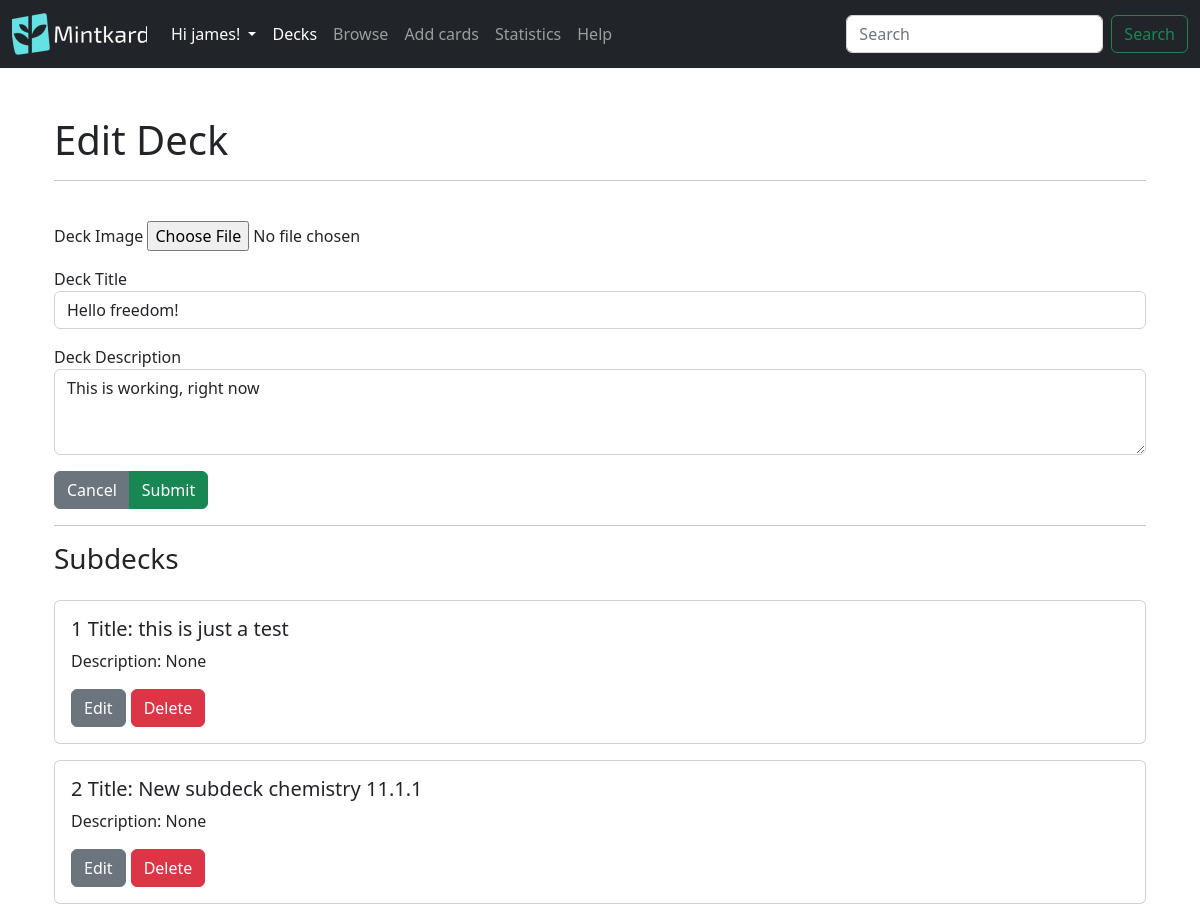
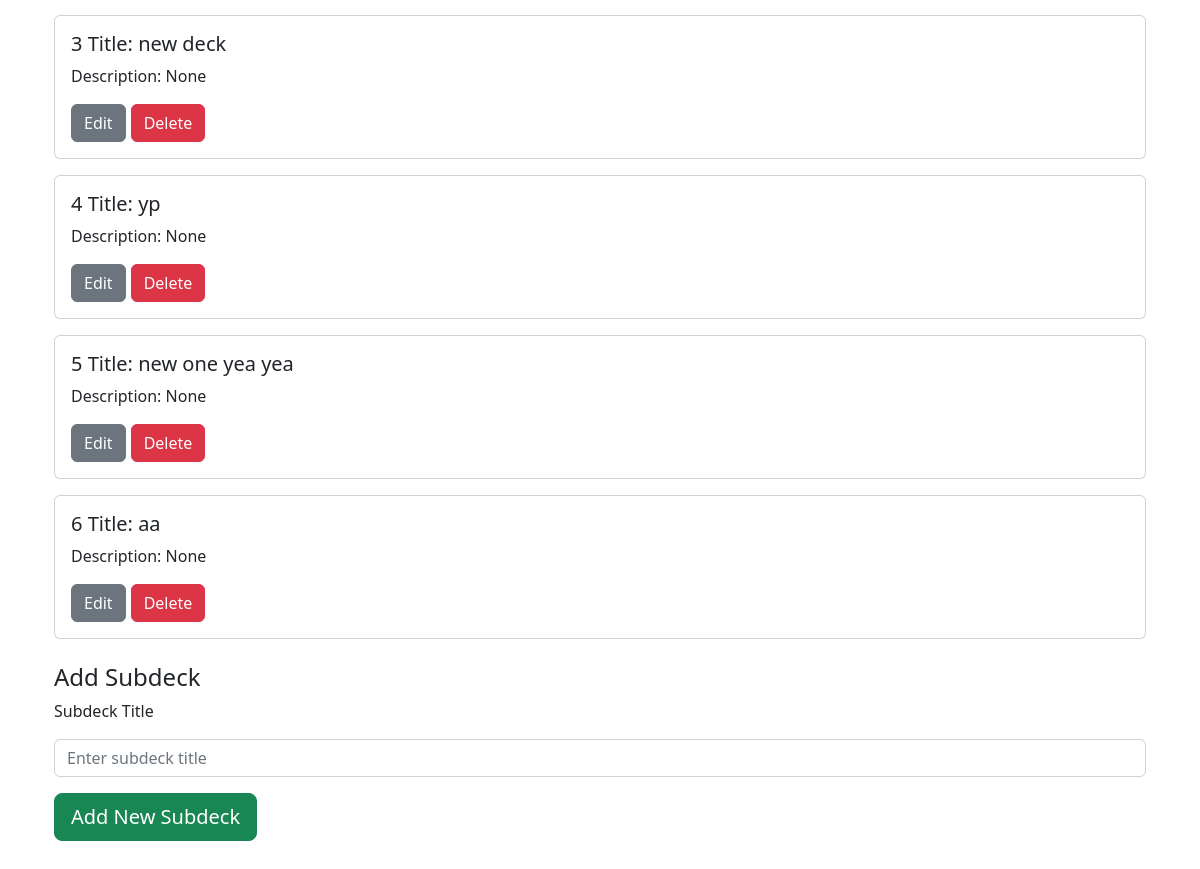
Page /decks/edit-deck/18 (signed in) on the committed database (2 pictures, top to bottom).
### mintkard/models.py (models this page shows, shortened)
class User(db.Model,UserMixin):
    id = db.Column(db.Integer,primary_key= True)
    username = db.Column(db.String(100), unique = True)
    email = db.Column(db.String(75),unique=True)
    password = db.Column(db.String(150))
    decks = db.relationship('Deck',backref = 'user_decks',lazy=True)#stores all the decks that the owner owns, in the parents class

class Deck(db.Model):
    id = db.Column(db.Integer, primary_key=True)
    name = db.Column(db.String(100),nullable=False)
    description = db.Column(db.String(100))
    date = db.Column(db.DateTime(timezone=True),default=func.now())
    parent_id = db.Column(db.Integer, db.ForeignKey('deck.id'))#This is the foreign key for the parent deck
    children_deck = db.relationship('Deck',backref=db.backref('parent', remote_side=[id]),primaryjoin='Deck.parent_id == Deck.id')#This is the relationship for the child deck, the backref is the parent deck, the primaryjoin is the foreign key for the child deck
    cards = db.relationship('Card',lazy= True,cascade='all, delete-orphan',backref='deck')#cascade will delete all the cards in the deck if its deleted
    user_id = db.Column(db.Integer, db.ForeignKey('user.id'))
    '''allows a string output'''
    def delete(self):
        pass

### mintkard/decks.py (the view, shortened to what this page needs)
@login_required
@decks.route('/edit-deck/<int:deck_id>',methods=['GET','POST'])
def edit_deck(deck_id):
    try:
        current_deck = Deck.query.filter_by(id=deck_id,user_id =current_user.id).first()#.all()    parent_id=None,
    except Exception as e:
        flash('Error : {}'.format(e),category='danger')
    if current_deck is None:
        flash('Deck id cannot be found',category='danger')
        return redirect(url_for('decks.decks_route'),code=301)
    return render_template("edit_deck.html",deck=current_deck)

### mintkard/decks.py (called while the page is built)
@decks.before_request
@login_required
def before_request():
    g.fmanager = FlashcardManager(user=current_user.id, app=current_app)
    g.fmanagerstats = FlashcardManagerStats(user=current_user.id, app=current_app)
    g.fmanagerstats_public = FlashcardManagerPublicStats(user=None,app=current_app)#there is no user as it gets the apps average data

### mintkard/templates/edit_deck.html (shortened to what this page needs)
{% extends 'layout.html' %}
{% block body %}
<div class="container my-5">
  <h1>
    Edit Deck
  </h1>
  <hr>
  <br>
  <form method="post">
    <div class="d-grid gap-3">
      <div class="form-group">
        <label for="deckImage">Deck Image</label>
        <input type="file" class="form-control-file" id="deckImage">
      </div>
      <div class="form-group">
        <label for="deckTitle">Deck Title</label>
        <input type="text" class="form-control" name="name" value="{{deck.name}}">
      </div>
      <div class="form-group">
        <label for="deckDescription">Deck Description</label>
        <textarea class="form-control" name="description" rows="3">{{deck.description}}</textarea>
      </div>
    </div>
    <div class="btn-group mt-3">
      <a type="button" class="btn btn-secondary" href="/decks/">Cancel</a>
      <input type="submit" class="btn btn-success" name="submit"></input>
    </div>
  </form>
  <hr>
  <h3>Subdecks</h3>
  <div id="flashcard-deck" class="d-grid ">
    {% for subdeck in deck.children_deck %}
    <div class="card mt-3">
      <div class="card-body">
        <h5 class="card-title">{{loop.index}} Title: {{subdeck.name}}</h5>
        <p class="card-text">Description: {{subdeck.description}}</p>
        <div class=" d-flex ">
          <a class="btn btn-secondary mr-3" href=/decks/edit-deck/{{subdeck.id}}>Edit</a>
          <form method = "post"><button class="btn btn-danger ml-3" type="submit" name="delete_subdeck" value="{{subdeck.id}}" style="margin-left: 5px">Delete</button></form>
        </div>
      </div>
    </div>
    {% endfor %}
  </div>
  <br>
  <h4> Add Subdeck</h4>
  <form method="post">
    <div class="form-group d-grid gap-3">
      <label for="subdeck_title">Subdeck Title</label>
      <input type="text" class="form-control" name="subdeck_name" id="subdeck_title" placeholder="Enter subdeck title">
    </div>
    <div class="btn-group mt-3">
      <button type="submit" class="btn btn-success btn-lg" name="add_subdeck" value="add">Add New Subdeck</button>
    </div>
  </form>
</div>
{% endblock %}

### mintkard/templates/layout.html (shortened to what this page needs)
<!DOCTYPE html>
<html lang="en">
<head>
    <link rel="stylesheet" href="https://cdnjs.cloudflare.com/ajax/libs/font-awesome/4.7.0/css/font-awesome.min.css">
</head>
<link href="https://cdn.jsdelivr.net/npm/bootstrap@5.2.3/dist/css/bootstrap.min.css" rel="stylesheet"
>
<body>
    <nav class="navbar navbar-expand-lg navbar-dark bg-dark">
        <div class="container-fluid">
            <a class="navbar-brand" href="/home"><img src="/static/logo.png" alt="Mintkard" width="135" height="42"></a>
            <div class="collapse navbar-collapse" id="navbarSupportedContent">
                <ul class="navbar-nav me-auto mb-2 mb-lg-0">
                    {% if current_user.is_authenticated %}
                    <li class="nav-item dropdown">
                        <a class="nav-link dropdown-toggle" href="#" id="navbarDropdown" role="button" data-bs-toggle="dropdown" aria-expanded="false" style="color:white">
                            Hi {{ current_user.username }}!
                        </a>
                    </li>
                    <li class="nav-item">
                        <a class="nav-link active" aria-current="page" href="/decks/">Decks</a>
                    </li>
                    <li class="nav-item">
                        <a class="nav-link" href="/decks/browse">Browse</a>
                    </li>
                    <li class="nav-item">
                        <a class="nav-link" href="/decks/create">Add cards</a>
                    </li>
                    <li class="nav-item">
                        <a class="nav-link" href="/decks/stats">Statistics</a>
                    </li>
                    <li class="nav-item">
                        <a class="nav-link" href="/decks/help">Help</a>
                    </li>
                    {% endif %}
                </ul>
                <form class="d-flex">
                    <input class="form-control me-2" type="search" placeholder="Search" aria-label="Search">
                    <button class="btn btn-outline-success" type="submit">Search</button>
                </form>
            </div>
        </div>
    </nav>
    <div class="container mt-5">
    {% block body %}{% endblock %}
    </div>
</body>
</html>

### rows in the picture
User: username "james"
Deck: name "Hello freedom!", description "This is working, right now"
Deck: name "this is just a test", description "None", {{ subdeck.id }} 27 (drawn)
Deck: name "New subdeck chemistry 11.1.1", description "None", {{ subdeck.id }} 32 (drawn)
Deck: name "new deck", description "None", {{ subdeck.id }} 33 (drawn)
Deck: name "yp", description "None", {{ subdeck.id }} 34 (drawn)
Deck: name "new one yea yea", description "None", {{ subdeck.id }} 36 (drawn)
Deck: name "aa", description "None", {{ subdeck.id }} 37 (drawn)
